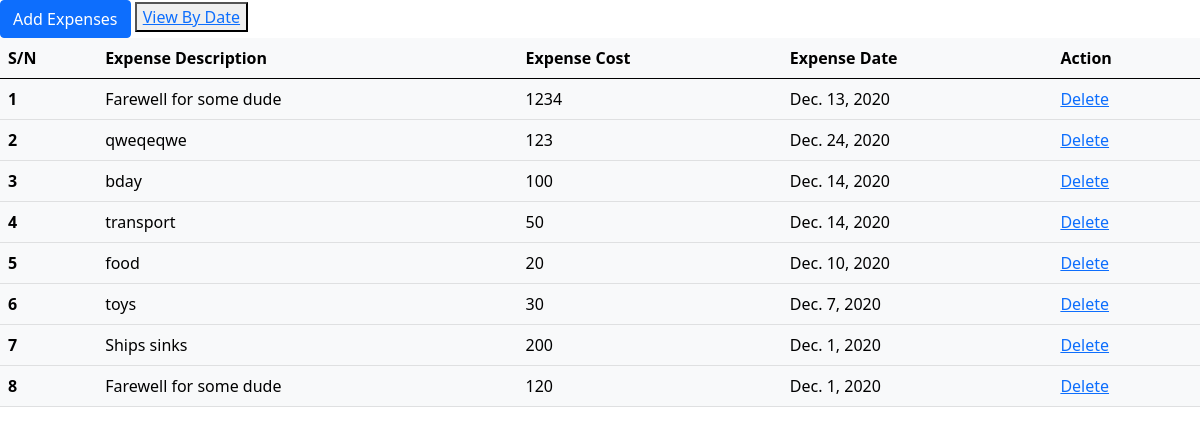
The page /expensetracker/all on the database its author committed.
### expensetracker/models.py (models this page shows, shortened)
class Expenses(models.Model):
    user = models.ForeignKey(User, on_delete=models.CASCADE, null=True)
    date = models.DateField()
    description = models.CharField(max_length=100, null=True)
    cost = models.CharField(max_length=30)
    notedate = models.DateTimeField(auto_now_add=True)

### expensetracker/views.py (the view, shortened to what this page needs)
# urls.py: path('', views.index, name='index'),
def index(request):
    entries = Expenses.objects.order_by('-notedate')
    form = ExpenseForm()
    context = {'entries': entries, "form": form}
    return render(request, 'expensetracker/index.html', context)

### expensetracker/templates/expensetracker/index.html (shortened to what this page needs)
{% extends 'expensetracker/base.html' %}
{% load crispy_forms_tags %}
{%block body%}
<button type="button" class="btn btn-primary" data-bs-toggle="modal" data-bs-target="#exampleModal">
  Add Expenses
</button>
<button><a href="daterange">View By Date</a></button>
<table class="table table-light">
  <thead>
    <tr>
      <th scope="col">S/N</th>
      <th scope="col">Expense Description</th>
      <th scope="col">Expense Cost</th>
      <th scope="col">Expense Date</th>
      <th scope="col">Action</th>
    </tr>
  </thead>
  <tbody>
    {%for entry in entries%}
    <tr>
      <th scope="row">{{forloop.counter}}</th>
      <td>{{entry.description}}</td>
      <td>{{entry.cost}}</td>
      <td>{{entry.date}}</td>
      <td scope="col">
        <a href="{% url 'edit_entry' entry.id %}?del=true">Delete</a>
      </td>
    </tr>
    {%endfor%}
  </tbody>
</table>
{%endblock%}

### rows shown on the page
Expenses: description "Farewell for some dude", cost "1234", date "Dec. 13, 2020"
Expenses: description "qweqeqwe", cost "123", date "Dec. 24, 2020"
Expenses: description "bday", cost "100", date "Dec. 14, 2020"
Expenses: description "transport", cost "50", date "Dec. 14, 2020"
Expenses: description "food", cost "20", date "Dec. 10, 2020"
Expenses: description "toys", cost "30", date "Dec. 7, 2020"
Expenses: description "Ships sinks", cost "200", date "Dec. 1, 2020"
Expenses: description "Farewell for some dude", cost "120", date "Dec. 1, 2020"
